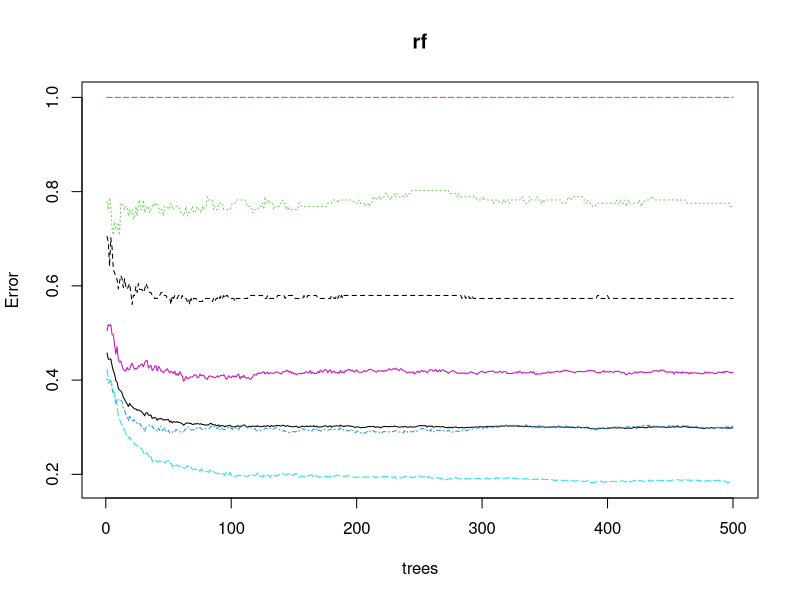
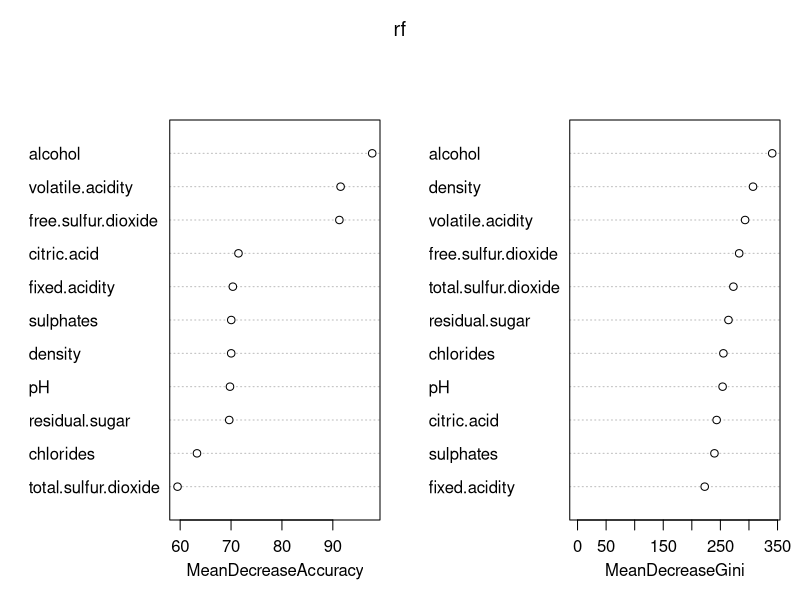
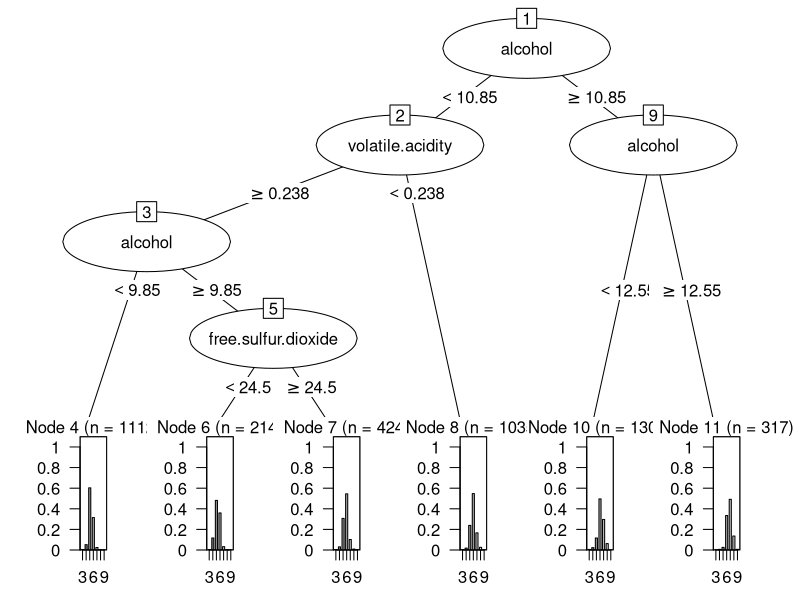

Write R code to recreate these figures, in order.
## ---- chunk 1
knitr::opts_chunk$set(echo = TRUE)
## ---- chunk 2
library(randomForest)

test <- read.csv("wine_white_test.csv")
dat <- read.csv("wine_white_train.csv")
str(dat)
test[,12] <- as.factor(as.character(test[,12]))
dat[,12] <- as.factor(as.character(dat[,12]))


rf <- randomForest(quality~., data=dat, importance=T)
rf.pre <- predict(rf,test)
t.rf <- table(as.character(test$quality), rf.pre)
(c.rf <- sum(diag(t.rf))/sum(t.rf))
par(mfrow=c(1,1))
## ---- chunk 3
plot(rf) #classエラーと全体エラー
importance(rf)
varImpPlot(rf)
## ---- chunk 4
library(rpart) #決定木のパッケージ
library(partykit)
(dt <- rpart(quality~.,data=dat))
## ---- chunk 5
plot(as.party(dt))

#予測
predict(dt, test)
res <- predict(dt, test, type="class")
(t <- table(res,test$quality))
(cr <- sum(diag(t)/sum(t))) #正答率
